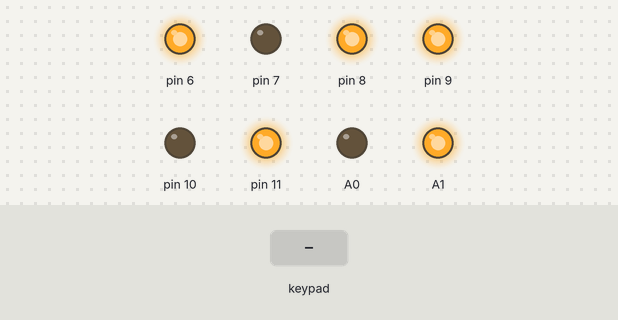
A sketch run on a simulated Arduino Uno, built with avr-gcc and run on an emulated ATmega328P. On the bench: output pins drawn as LEDs (lit = HIGH). The test bench sets the inputs (shaded band).

Above: at 3.2 s.
3.3 s: key 'D' pressed
At 4.5 s:
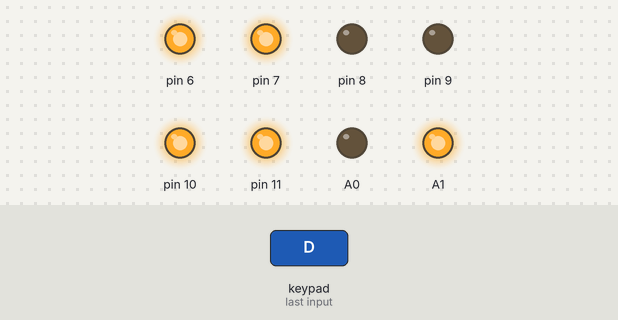
4.8 s: key 'L' pressed
At 5.7 s:
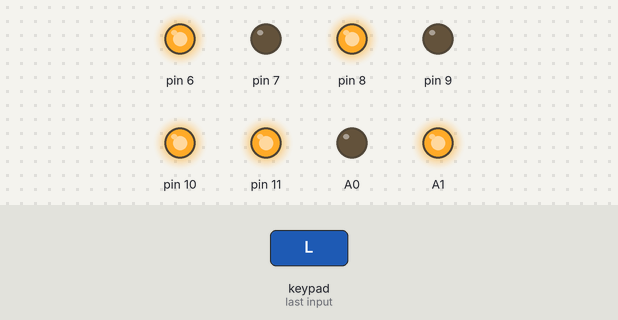
6.3 s: key 'R' pressed
At 6.8 s:
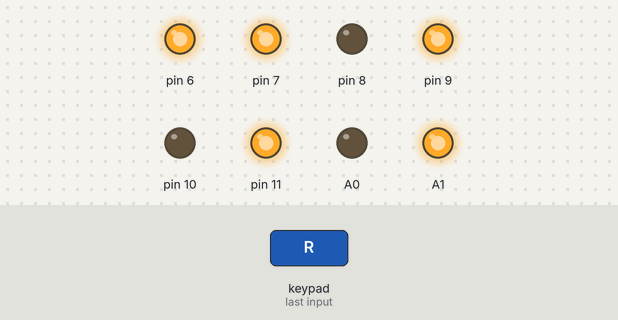
7.8 s: key 'U' pressed
At 9.1 s:
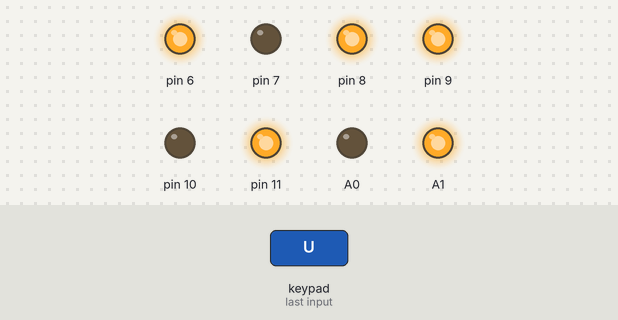
Timing chart, 0 to 10.3 s (numbered marks = the images above; inputs shaded):
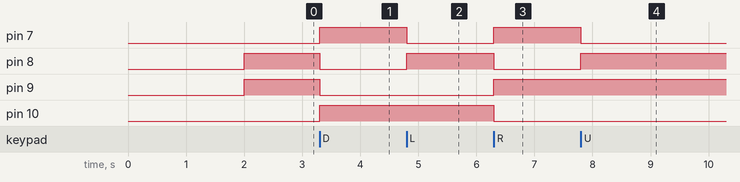

The sketch:

src.ino
```cpp
#include <PS2X_lib.h>

#include "bot.h"
#include "math.h"
#include "motor.h"

Bot b;
PS2X ps2x;

int error = 0;

void setup() {
  pinMode(A1, OUTPUT);
  pinMode(A0, OUTPUT);
  digitalWrite(A0, LOW);
  digitalWrite(A1, HIGH);
	delay(2000);
  error = ps2x.config_gamepad(A4, A2, A5, A3, true, true);
  b = new_bot(10, 9, 11, 8, 7, 6);
}

void loop() {
  ps2x.read_gamepad();
  if (ps2x.ButtonPressed(PSB_PAD_LEFT)) bot_direction_change(b, LEFT);
  if (ps2x.ButtonPressed(PSB_PAD_RIGHT)) bot_direction_change(b, RIGHT);
  if (ps2x.ButtonPressed(PSB_PAD_UP)) bot_direction_change(b, FORWARD);
  if (ps2x.ButtonPressed(PSB_PAD_DOWN)) bot_direction_change(b, BACKWARD);
}
```

bot.h
```cpp
#include "motor.h"

#ifndef BOT_H_
#define BOT_H_

typedef MotorPowerState BotPowerState;
typedef enum _BotDirection {
  FORWARD,
  BACKWARD,
  LEFT,
  RIGHT,
} BotDirection;
typedef struct _Bot {
  Motor left_motor;
  Motor right_motor;
  BotPowerState power_state;
  BotDirection direction;
  float speed;
	float bias_to_left_motor;
} Bot;

#endif
```

bot.ino
```cpp
void bot_update(Bot bot) {
  bot.left_motor.power_state = bot.power_state;
  bot.right_motor.power_state = bot.power_state;
  Vector speed_scalar;
	speed_scalar.left = 1;
	speed_scalar.right = 1;
  if (bot.bias_to_left_motor >= 0) {
    speed_scalar.right -= bot.bias_to_left_motor;
  } else {
    speed_scalar.left += bot.bias_to_left_motor;
  }
  bot.left_motor.speed = bot.speed * speed_scalar.left;
  bot.right_motor.speed = bot.speed * speed_scalar.right;
  switch (bot.direction) {
    case FORWARD:
      bot.left_motor.direction = CCW;
      bot.right_motor.direction = CW;
      break;
    case BACKWARD:
      bot.left_motor.direction = CW;
      bot.right_motor.direction = CCW;
      break;
    case LEFT:
      bot.left_motor.direction = CW;
      bot.right_motor.direction = CW;
      break;
    case RIGHT:
      bot.left_motor.direction = CCW;
      bot.right_motor.direction = CCW;
      break;
  }
  motor_update(bot.left_motor);
  motor_update(bot.right_motor);
}

void bot_init(Bot bot) {
  motor_init(bot.left_motor);
  motor_init(bot.right_motor);
  bot_update(bot);
}

Bot new_bot(int left_motor_signal_pin_1, int left_motor_signal_pin_2,
	    int left_motor_speed_control_pin, int right_motor_signal_pin_1,
	    int right_motor_signal_pin_2, int right_motor_speed_control_pin) {
  Bot return_bot = {
      new_motor(left_motor_signal_pin_1, left_motor_signal_pin_2,
		left_motor_speed_control_pin),
      new_motor(right_motor_signal_pin_1, right_motor_signal_pin_2,
		right_motor_speed_control_pin),
  };
  return_bot.power_state = ON;
  return_bot.direction = FORWARD;
  return_bot.speed = 1;
  return_bot.bias_to_left_motor = 0;
  bot_init(return_bot);
  return return_bot;
}

void bot_power_change(Bot bot, BotPowerState power_state) {
  bot.power_state = power_state;
  bot_update(bot);
}

void bot_direction_change(Bot bot, BotDirection direction) {
  bot.direction = direction;
  bot_update(bot);
}

void bot_speed_change(Bot bot, float speed) {
  bot.speed = speed;
  bot_update(bot);
}

void bot_bias_to_left_motor_change(Bot bot, float bias) {
  bot.bias_to_left_motor = bias;
  bot_update(bot);
}
```

math.h
```cpp
#ifndef MATH_H_
#define MATH_H_

typedef float Scalar;

typedef struct _Vector {
  union {
    Scalar x;
    Scalar left;
  };
  union {
    Scalar y;
    Scalar right;
  };
} Vector;

#endif
```

math.ino
```cpp
#define abs_(x) ((x) > 0) ? ((x)) : (-1 * (x))
#define round_(x) (((x) - (int)(x)) > 0.5) ? ((int)((x) + 1)) : ((int)(x))

float map_to_range(float num_to_map, float input_range_min,
                   float input_range_max, float output_range_min,
                   float output_range_max) {
  num_to_map -= input_range_min;
  num_to_map /= input_range_max - input_range_min;
  num_to_map *= output_range_max - output_range_min;
  num_to_map += output_range_min;
  return num_to_map;
}
```

motor.h
```cpp
#ifndef MOTOR_H_
#define MOTOR_H_

typedef enum _MotorSpinDirection {
  CW,
  CCW,
} MotorSpinDirection;
typedef enum _MotorPowerState {
  ON,
  OFF,
} MotorPowerState;
typedef struct _Motor {
  int signal_pin_1;
  int signal_pin_2;
  int speed_control_pin;
  float speed;
  MotorSpinDirection direction;
  MotorPowerState power_state;
} Motor;

#endif
```

motor.ino
```cpp
void motor_update(Motor motor) {
  switch (motor.power_state) {
    case ON:
      switch (motor.direction) {
	case CW:
	  digitalWrite(motor.signal_pin_1, HIGH);
	  digitalWrite(motor.signal_pin_2, LOW);
	  break;
	case CCW:
	  digitalWrite(motor.signal_pin_1, LOW);
	  digitalWrite(motor.signal_pin_2, HIGH);
	  break;
      }
      break;
    case OFF:
      digitalWrite(motor.signal_pin_1, HIGH);
      digitalWrite(motor.signal_pin_2, HIGH);
      break;
  }
  int speed_mapped = int(motor.speed * 255.0);
  analogWrite(motor.speed_control_pin, speed_mapped);
}

void motor_init(Motor motor) {
  pinMode(motor.signal_pin_1, OUTPUT);
  pinMode(motor.signal_pin_2, OUTPUT);
  pinMode(motor.speed_control_pin, OUTPUT);
  motor_update(motor);
}

Motor new_motor(int signal_pin_1, int signal_pin_2, int speed_control_pin) {
  Motor return_motor = {.signal_pin_1 = signal_pin_1,
			.signal_pin_2 = signal_pin_2,
			.speed_control_pin = speed_control_pin};
  return_motor.speed = 1;
  return_motor.direction = CW;
  return_motor.power_state = OFF;
  motor_init(return_motor);
  return return_motor;
}

void motor_speed_change(Motor motor, float speed) {
	Serial.print("Motor speed changed: ");
	Serial.print(motor.speed);
	Serial.print("To ");
	Serial.println(speed);
  motor.speed = speed;
  motor_update(motor);
}

void motor_direction_change(Motor motor, MotorSpinDirection direction) {
  motor.direction = direction;
  motor_update(motor);
}

void motor_power_change(Motor motor, MotorPowerState power_state) {
  motor.power_state = power_state;
  motor_update(motor);
}
```

serial.ino
```cpp
void flush_serial() {
  while (Serial.available()) {
    Serial.read();
  }
}
```

Measured:
- after the input at 3.3 s, pin 7, pin 10: LOW → HIGH at once; pin 8, pin 9: HIGH → LOW at once
- after the input at 4.8 s, pin 7: HIGH → LOW at once; pin 8: LOW → HIGH at once
- after the input at 6.3 s, pin 7, pin 9: LOW → HIGH at once; pin 8, pin 10: HIGH → LOW at once
- after the input at 7.8 s, pin 7: HIGH → LOW at once; pin 8: LOW → HIGH at once
